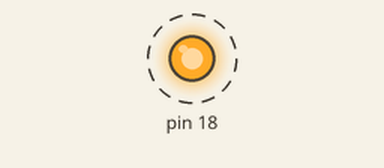
This program was run on a simulated Raspberry Pi (header pin numbers). Parts: output pins drawn as LEDs (lit = HIGH). Dashed ring = blinking.

Above: at 0.5 s.
Timing chart, 0 to 4.6 s (numbered marks = the images above):
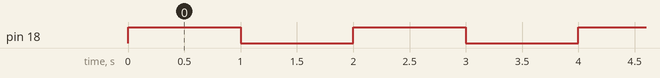

Measured:
- by itself, pin 18: alternates HIGH for 1.0 s and LOW for 1.0 s

The program:

Blink_LED.py
```python
import RPi.GPIO as GPIO
from time import sleep

GPIO.setwarnings(False)
GPIO.setmode(GPIO.BOARD)
GPIO.setup(18, GPIO.OUT, initial=GPIO.LOW)

while True:
 GPIO.output(18, GPIO.HIGH)
 sleep(1)
 GPIO.output(18, GPIO.LOW)
 sleep(1)
```
